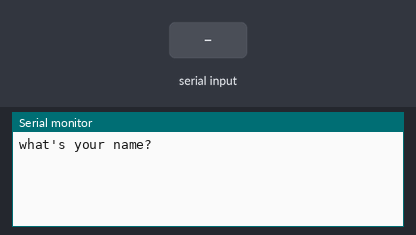
The sketch below on a simulated Arduino Uno, built with avr-gcc and run on an emulated ATmega328P. Shown: the last lines printed to the serial monitor. The test bench sets the inputs (shaded band). Random numbers use the default seed unless the sketch sets one.

Above: at 1.2 s.
1.3 s: "1" received over Serial
At 2.5 s:
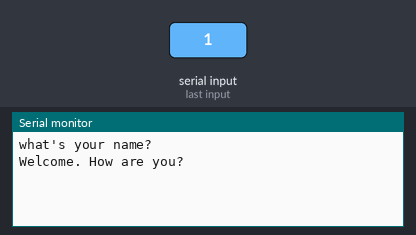
2.8 s: "0" received over Serial
At 4.5 s:
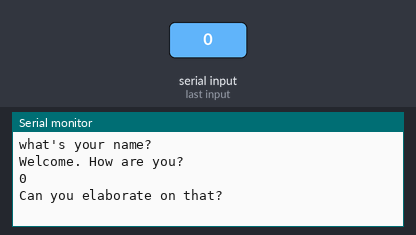
5.3 s: "2" received over Serial
At 7.6 s:
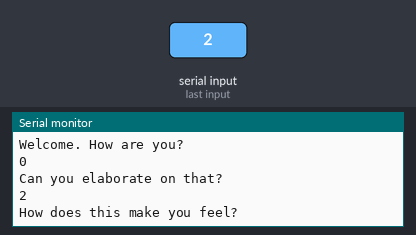

The sketch:

serial_data.ino
```cpp
void setup()
{
  Serial.begin(9600);
  Serial.println("what's your name?");
}

bool welcome = true;

String phrases[4] = {
    "That's interesting, tell me more about that.",
    "How does this make you feel?",
    "Do you think this has something to do with your relationship with your mother?",
    "Can you elaborate on that?"};

void loop()
{

  if (Serial.available())
  {
    if (welcome)
    {
      Serial.println("Welcome. How are you?");
      Serial.readString();
      welcome = false;
    }
    else
    {
      String s = Serial.readString();
      Serial.println(s);
      Serial.println(phrases[rand() % 4]);
    }
  }
}
```

Measured:
- after the input at 1.3 s, the serial monitor: prints a new line at once (image 1)
- after the input at 2.8 s, the serial monitor: prints a new line after 1.0 s (image 2)
- after the input at 5.3 s, the serial monitor: prints a new line after 1.0 s (image 3)
